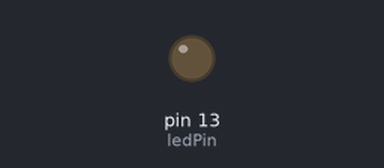
Bench run of a sketch on a simulated Arduino Uno, built with avr-gcc and run on an emulated ATmega328P. Shown: output pins drawn as LEDs (lit = HIGH).

Above: at 0.19 s.
At 6.6 s:
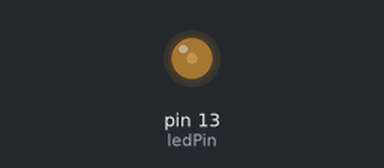
At 17.3 s:
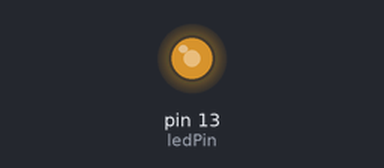
At 39.0 s:
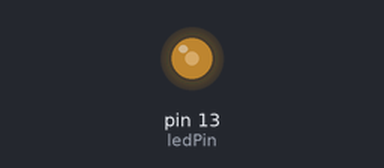
Timing chart, 0 to 40.0 s (numbered marks = the images above):
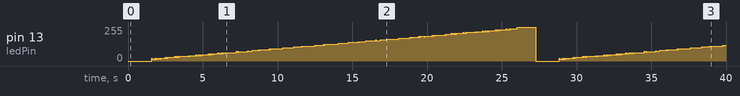

The sketch:

softpwm.pde
```cpp
#define PWM_NUM_PINS 16
#define PWM_MAX_DUTY 255
#define PWM_DEFAULT_FREQ (16000000.0/128.0) //2MHz for /8 prescale from 16MHz

//?? Software based PWM (Pulse width modulation) library for the ATMEGA168/328 (Arduino).
//
// This class implements PWM in software.  PWM is a method whose purpose is to emulate an analog voltage by rapidly toggling a digital
// pin between the high and low states.  By changing the duty cycle -- the percent of time the pin is "on" verses "off" the apparent voltage changes.
// This technique is only useful if the pin is controlling a device that averages voltages; for example:
// * Inductors (electromagnets, motors)
// * Capacitors
// * Human perception (via LEDs for example)
// This library does not work as efficiently as the hardware based PWM availabe in the ATMEGA, so that should be used if possible.
// However this library offers PWM on all pins, and also allows you to specify what the "on" and "off" pin states are.  For example, you could choose the "off" state to be high impedence.
//
class SoftPWM
{
  public:
  typedef enum
  {
    DRIVEN_LOW = 2 | 0,
    DRIVEN_HIGH = 2 | 1,
    DRIVEN = 2,

    FLOATING = 0,
    PULL_UP = 1,
    HIGH_IMPEDENCE = 0,

    UNUSED = 4
  } PinBehavior;
  //?? Constructor
  SoftPWM();

  //?? Call this periodically to trigger a state change
  void loop(void);

  //?? Automatically call the loop() function periodically.  Once you call this function YOU SHOULD NOT CALL LOOP()!
  void startAutoLoop(int timer=2,int frequency=PWM_DEFAULT_FREQ);
  //?? Stop automatic looping.
  void stopAutoLoop(void);

  //?? Duty Cycle.  The fraction of time that the pin is HIGH is duty/255
  uint8_t duty[PWM_NUM_PINS];

  //?? Set what it means for a pin to be off or on.
  // Typically you would want to PWM an output pin and toggle output voltage.  This is what PWM normally means, and is the default.
  //       However, for other applications you may want to toggle the impedence and value simultaneously.
  //       For example, if the pin is sinking the base of a PNP transistor then you would switch from a high impedence (i.e. open circuit) state to a low output state (i.e. closed circuit, sinking current).
  //
  void enablePin(int pin, PinBehavior offMode=DRIVEN_LOW, PinBehavior onMode=DRIVEN_HIGH)
  {
    pinOnBehavior[pin] = onMode;
    pinOffBehavior[pin] = offMode;
  }
  void disablePin(int pin) { pinOnBehavior[pin] = UNUSED; pinOffBehavior[pin] = UNUSED; }

  //?? Set all duty cycles to 0
  void zero(void)
  {
    for (int i=0;i != PWM_NUM_PINS;i++)
      duty[i] = 0;
  }

  uint8_t pinOffBehavior[PWM_NUM_PINS];
  uint8_t pinOnBehavior[PWM_NUM_PINS];
  int bresenham[PWM_NUM_PINS];
};

SoftPWM::SoftPWM()
{
  for (int c=0;c != PWM_NUM_PINS;c++)
  {
    bresenham[c] = 0;
    pinOffBehavior[c] = UNUSED;
    pinOnBehavior[c] = UNUSED;
  }


}

void SoftPWM::loop(void)
  {
  boolean lvl;
  unsigned char regLvlOut=0;
  unsigned char regLvlIn;

  unsigned char regDirOut=0;
  unsigned char regDirIn;

  for (int i=0;i != PWM_NUM_PINS;i++)
    {
      if (i==0) { regLvlIn = PORTD; regDirIn = DDRD; }
      if (i==8) { regLvlIn = PORTB; regDirIn = DDRB; }

      if (i==8)
      {
        DDRD = regDirOut;
        PORTD = regLvlOut;
      }

      regLvlOut >>=1;
      regDirOut >>=1;

      if ((pinOnBehavior[i] & UNUSED) == UNUSED)  // If its unused then keep the values the same
        {
          regDirOut |= (regDirIn&1);
          regLvlOut |= (regLvlIn&1);
        }
      else
        {
        bresenham[i] += duty[i];
        if (bresenham[i]>=PWM_MAX_DUTY)
          {
          bresenham[i] -= PWM_MAX_DUTY;
          lvl = true;
          }
        else lvl = false;

        if (lvl)
          {
            regLvlOut |= (pinOnBehavior[i]&1) ? 0x80:0;
            regDirOut |= (pinOnBehavior[i]>>1) ? 0x80:0;
          }
        else
          {
            regLvlOut |= (pinOffBehavior[i]&1) ? 0x80:0;
            regDirOut |= (pinOffBehavior[i]>>1) ? 0x80:0;
          }

        }

      regLvlIn >>=1;
      regDirIn >>=1;
    }

    if (1)
      {
        DDRB = regDirOut;
        PORTB = regLvlOut;
      }
  }

typedef unsigned char byte;

int ledPin = 13;

void testSoftPWM()
{
  SoftPWM pwm;
  pwm.enablePin(ledPin, SoftPWM::DRIVEN_LOW, SoftPWM::DRIVEN_HIGH);
  for (int i=0;i<25600;i++)
    {
      pwm.duty[ledPin] = i/100;
      pwm.loop();
      delay(1);
    }
}

void setup() {}
void loop() { testSoftPWM(); }
```
